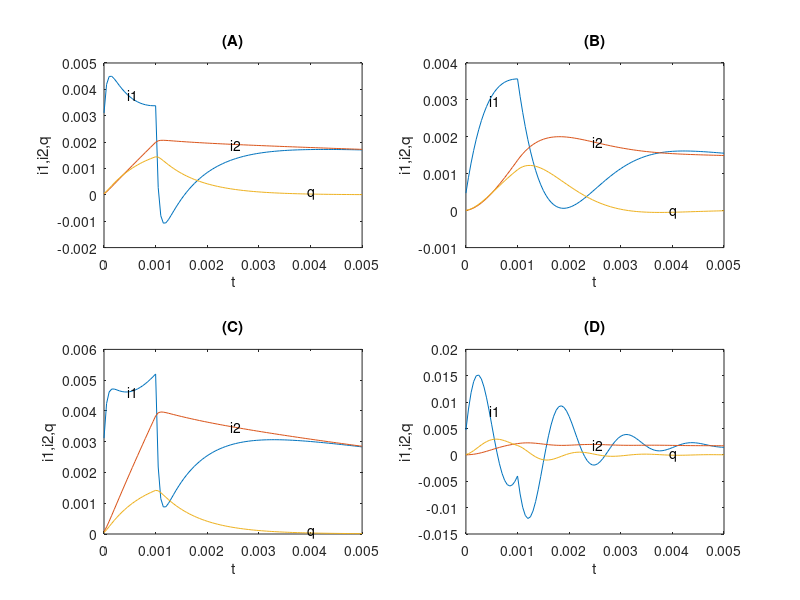

Write MATLAB code to recreate this figure.
% L10_11 same as F10_18
% Copyright S. Nakamura, 1995
figure(1)
set(gcf,'NumberTitle','off','Name','Figure 10.8; List 10.11')
clear;clf
subplot(221)
for k=1:4
  e=1;
  if k==1; subplot(221);
     La=0.01; Lb=0.5;   Ra=200; Rb=20;C=0.002; end
  if k==2, subplot(222);
     La=0.1;  Lb= 0.5;  Ra=200 ; Rb=20; C=0.002; end
  if k==3; subplot(223);
     La=0.01; Lb= 0.25; Ra=200 ; Rb=20  ;C=0.002; end
  if k==4; subplot(224);
     La=  0.01; Lb= 0.5; Ra=20 ; Rb=20  ;C=0.002; end
     M=[ -Ra/La,  Ra/La,      -1/(La*C) ; ...
        Ra/Lb, -(Ra+Rb)/Lb,  1/(Lb*C) ;   ...
	       1/C,    -1/C,           0        ] ; 
   S=[0;0;0]; x=[0; 0; 0];
   h=0.00005;
   for n=1:101
     t=(n-1)*h; 
     %S=[ sin(t*600)*exp(-t*600)/La; 0; 0];
     %S=[ cos(t*600)/La; 0; 0];
     S=[ 1/La; 0; 0];
     if t>0.001, S=[0;0;0];end
     k1=h*(M*x+S);
     k2=h*(M*(x+k1/2)+S);
     k3=h*(M*(x+k2/2)+S);
     k4=h*(M*(x+k3)+S);
     x=x+(k1+k2*2+k3*2+k4)/6;
     x_r(:,n)=x;
     t_r(n)=t;
  end
  plot(t_r, x_r(1:2,:), t_r, x_r(3,:))
  xlabel('t'),ylabel('i1,i2,q')
  L= length(t_r); LB=floor(L/2); 
  LC=floor(L/10);LD=floor(0.8*L);
  text(t_r(LC),x_r(1,LC),'i1')
  text(t_r(LB),x_r(2,LB),'i2')
  text(t_r(LD),x_r(3,LD),'q')
  if k==1;title('(A)');end
  if k==2;title('(B)');end
  if k==3;title('(C)');end
  if k==4;title('(D)');end
end
 
